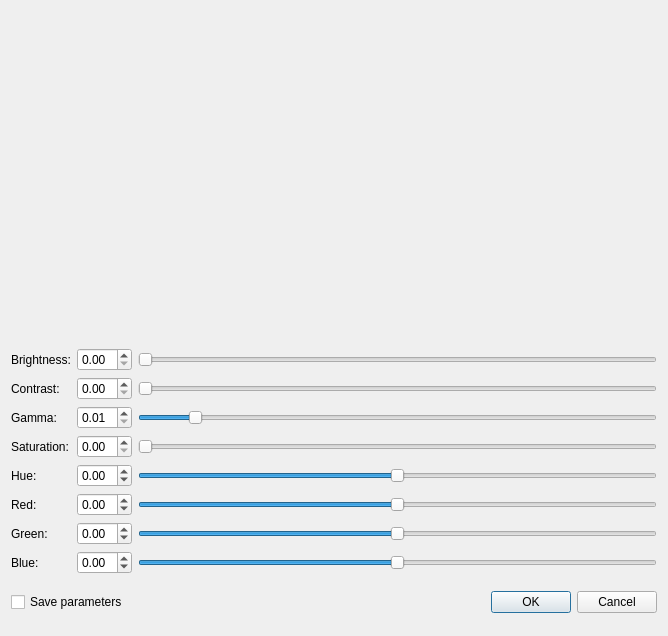
<?xml version="1.0" encoding="UTF-8"?>
<ui version="4.0">
 <class>ColorAdjDialog</class>
 <widget class="QDialog" name="ColorAdjDialog">
  <property name="windowModality">
   <enum>Qt::ApplicationModal</enum>
  </property>
  <property name="geometry">
   <rect>
    <x>0</x>
    <y>0</y>
    <width>668</width>
    <height>636</height>
   </rect>
  </property>
  <property name="windowTitle">
   <string>Color Adjust</string>
  </property>
  <layout class="QVBoxLayout" name="verticalLayout">
   <item>
    <layout class="QVBoxLayout" name="verticalLayout_2">
     <item>
      <layout class="QHBoxLayout" name="horizontalLayout">
       <item>
        <widget class="QLabel" name="labelSrc">
         <property name="sizePolicy">
          <sizepolicy hsizetype="Fixed" vsizetype="Fixed">
           <horstretch>0</horstretch>
           <verstretch>0</verstretch>
          </sizepolicy>
         </property>
         <property name="minimumSize">
          <size>
           <width>320</width>
           <height>320</height>
          </size>
         </property>
         <property name="text">
          <string/>
         </property>
        </widget>
       </item>
       <item>
        <widget class="QLabel" name="labelDst">
         <property name="sizePolicy">
          <sizepolicy hsizetype="Fixed" vsizetype="Fixed">
           <horstretch>0</horstretch>
           <verstretch>0</verstretch>
          </sizepolicy>
         </property>
         <property name="minimumSize">
          <size>
           <width>320</width>
           <height>320</height>
          </size>
         </property>
         <property name="text">
          <string/>
         </property>
        </widget>
       </item>
      </layout>
     </item>
     <item>
      <layout class="QGridLayout" name="gridLayout">
       <item row="1" column="1">
        <widget class="QDoubleSpinBox" name="doubleSpinBoxContrast">
         <property name="decimals">
          <number>2</number>
         </property>
         <property name="minimum">
          <double>0.000000000000000</double>
         </property>
         <property name="maximum">
          <double>2.000000000000000</double>
         </property>
         <property name="singleStep">
          <double>0.010000000000000</double>
         </property>
        </widget>
       </item>
       <item row="0" column="1">
        <widget class="QDoubleSpinBox" name="doubleSpinBoxBrightness">
         <property name="decimals">
          <number>2</number>
         </property>
         <property name="minimum">
          <double>0.000000000000000</double>
         </property>
         <property name="maximum">
          <double>2.000000000000000</double>
         </property>
         <property name="singleStep">
          <double>0.010000000000000</double>
         </property>
        </widget>
       </item>
       <item row="3" column="0">
        <widget class="QLabel" name="labelSaturation">
         <property name="text">
          <string>Saturation:</string>
         </property>
        </widget>
       </item>
       <item row="6" column="0">
        <widget class="QLabel" name="labelGreen">
         <property name="text">
          <string>Green:</string>
         </property>
        </widget>
       </item>
       <item row="1" column="2">
        <widget class="QSlider" name="horizontalSliderContrast">
         <property name="minimum">
          <number>0</number>
         </property>
         <property name="maximum">
          <number>200</number>
         </property>
         <property name="orientation">
          <enum>Qt::Horizontal</enum>
         </property>
        </widget>
       </item>
       <item row="7" column="1">
        <widget class="QDoubleSpinBox" name="doubleSpinBoxBlue">
         <property name="decimals">
          <number>2</number>
         </property>
         <property name="minimum">
          <double>-1.000000000000000</double>
         </property>
         <property name="maximum">
          <double>1.000000000000000</double>
         </property>
         <property name="singleStep">
          <double>0.010000000000000</double>
         </property>
        </widget>
       </item>
       <item row="3" column="1">
        <widget class="QDoubleSpinBox" name="doubleSpinBoxSaturation">
         <property name="decimals">
          <number>2</number>
         </property>
         <property name="minimum">
          <double>0.000000000000000</double>
         </property>
         <property name="maximum">
          <double>2.000000000000000</double>
         </property>
         <property name="singleStep">
          <double>0.010000000000000</double>
         </property>
        </widget>
       </item>
       <item row="0" column="0">
        <widget class="QLabel" name="labelBrightness">
         <property name="text">
          <string>Brightness:</string>
         </property>
        </widget>
       </item>
       <item row="3" column="2">
        <widget class="QSlider" name="horizontalSliderSaturation">
         <property name="minimum">
          <number>0</number>
         </property>
         <property name="maximum">
          <number>200</number>
         </property>
         <property name="orientation">
          <enum>Qt::Horizontal</enum>
         </property>
        </widget>
       </item>
       <item row="2" column="0">
        <widget class="QLabel" name="labelGamma">
         <property name="text">
          <string>Gamma:</string>
         </property>
        </widget>
       </item>
       <item row="2" column="1">
        <widget class="QDoubleSpinBox" name="doubleSpinBoxGamma">
         <property name="minimum">
          <double>0.010000000000000</double>
         </property>
         <property name="maximum">
          <double>9.990000000000000</double>
         </property>
         <property name="singleStep">
          <double>0.010000000000000</double>
         </property>
        </widget>
       </item>
       <item row="5" column="1">
        <widget class="QDoubleSpinBox" name="doubleSpinBoxRed">
         <property name="decimals">
          <number>2</number>
         </property>
         <property name="minimum">
          <double>-1.000000000000000</double>
         </property>
         <property name="maximum">
          <double>1.000000000000000</double>
         </property>
         <property name="singleStep">
          <double>0.010000000000000</double>
         </property>
        </widget>
       </item>
       <item row="4" column="1">
        <widget class="QDoubleSpinBox" name="doubleSpinBoxHue">
         <property name="minimum">
          <double>-1.000000000000000</double>
         </property>
         <property name="maximum">
          <double>1.000000000000000</double>
         </property>
         <property name="singleStep">
          <double>0.010000000000000</double>
         </property>
        </widget>
       </item>
       <item row="6" column="1">
        <widget class="QDoubleSpinBox" name="doubleSpinBoxGreen">
         <property name="decimals">
          <number>2</number>
         </property>
         <property name="minimum">
          <double>-1.000000000000000</double>
         </property>
         <property name="maximum">
          <double>1.000000000000000</double>
         </property>
         <property name="singleStep">
          <double>0.010000000000000</double>
         </property>
        </widget>
       </item>
       <item row="1" column="0">
        <widget class="QLabel" name="labelContrast">
         <property name="text">
          <string>Contrast:</string>
         </property>
        </widget>
       </item>
       <item row="6" column="2">
        <widget class="QSlider" name="horizontalSliderGreen">
         <property name="minimum">
          <number>-100</number>
         </property>
         <property name="maximum">
          <number>100</number>
         </property>
         <property name="orientation">
          <enum>Qt::Horizontal</enum>
         </property>
        </widget>
       </item>
       <item row="5" column="0">
        <widget class="QLabel" name="labelRed">
         <property name="text">
          <string>Red:</string>
         </property>
        </widget>
       </item>
       <item row="0" column="2">
        <widget class="QSlider" name="horizontalSliderBrightness">
         <property name="minimum">
          <number>0</number>
         </property>
         <property name="maximum">
          <number>200</number>
         </property>
         <property name="orientation">
          <enum>Qt::Horizontal</enum>
         </property>
        </widget>
       </item>
       <item row="5" column="2">
        <widget class="QSlider" name="horizontalSliderRed">
         <property name="minimum">
          <number>-100</number>
         </property>
         <property name="maximum">
          <number>100</number>
         </property>
         <property name="orientation">
          <enum>Qt::Horizontal</enum>
         </property>
        </widget>
       </item>
       <item row="7" column="2">
        <widget class="QSlider" name="horizontalSliderBlue">
         <property name="minimum">
          <number>-100</number>
         </property>
         <property name="maximum">
          <number>100</number>
         </property>
         <property name="orientation">
          <enum>Qt::Horizontal</enum>
         </property>
        </widget>
       </item>
       <item row="2" column="2">
        <widget class="QSlider" name="horizontalSliderGamma">
         <property name="minimum">
          <number>1</number>
         </property>
         <property name="maximum">
          <number>999</number>
         </property>
         <property name="value">
          <number>100</number>
         </property>
         <property name="orientation">
          <enum>Qt::Horizontal</enum>
         </property>
        </widget>
       </item>
       <item row="7" column="0">
        <widget class="QLabel" name="labelBlue">
         <property name="text">
          <string>Blue:</string>
         </property>
        </widget>
       </item>
       <item row="4" column="0">
        <widget class="QLabel" name="labelHue">
         <property name="text">
          <string>Hue:</string>
         </property>
        </widget>
       </item>
       <item row="4" column="2">
        <widget class="QSlider" name="horizontalSliderHue">
         <property name="minimum">
          <number>-100</number>
         </property>
         <property name="maximum">
          <number>100</number>
         </property>
         <property name="orientation">
          <enum>Qt::Horizontal</enum>
         </property>
        </widget>
       </item>
      </layout>
     </item>
    </layout>
   </item>
   <item>
    <layout class="QHBoxLayout" name="horizontalLayout_2">
     <item>
      <widget class="QCheckBox" name="checkBoxSavePref">
       <property name="text">
        <string>Save parameters</string>
       </property>
      </widget>
     </item>
     <item>
      <spacer name="horizontalSpacer">
       <property name="orientation">
        <enum>Qt::Horizontal</enum>
       </property>
       <property name="sizeHint" stdset="0">
        <size>
         <width>40</width>
         <height>20</height>
        </size>
       </property>
      </spacer>
     </item>
     <item>
      <widget class="QDialogButtonBox" name="buttonBox">
       <property name="orientation">
        <enum>Qt::Horizontal</enum>
       </property>
       <property name="standardButtons">
        <set>QDialogButtonBox::Cancel|QDialogButtonBox::Ok</set>
       </property>
      </widget>
     </item>
    </layout>
   </item>
  </layout>
 </widget>
 <tabstops>
  <tabstop>doubleSpinBoxBrightness</tabstop>
  <tabstop>doubleSpinBoxContrast</tabstop>
  <tabstop>doubleSpinBoxGamma</tabstop>
  <tabstop>doubleSpinBoxSaturation</tabstop>
  <tabstop>doubleSpinBoxHue</tabstop>
  <tabstop>doubleSpinBoxRed</tabstop>
  <tabstop>doubleSpinBoxGreen</tabstop>
  <tabstop>doubleSpinBoxBlue</tabstop>
  <tabstop>checkBoxSavePref</tabstop>
  <tabstop>horizontalSliderBrightness</tabstop>
  <tabstop>horizontalSliderContrast</tabstop>
  <tabstop>horizontalSliderGamma</tabstop>
  <tabstop>horizontalSliderSaturation</tabstop>
  <tabstop>horizontalSliderHue</tabstop>
  <tabstop>horizontalSliderRed</tabstop>
  <tabstop>horizontalSliderGreen</tabstop>
  <tabstop>horizontalSliderBlue</tabstop>
 </tabstops>
 <resources/>
 <connections>
  <connection>
   <sender>buttonBox</sender>
   <signal>accepted()</signal>
   <receiver>ColorAdjDialog</receiver>
   <slot>accept()</slot>
   <hints>
    <hint type="sourcelabel">
     <x>248</x>
     <y>254</y>
    </hint>
    <hint type="destinationlabel">
     <x>157</x>
     <y>274</y>
    </hint>
   </hints>
  </connection>
  <connection>
   <sender>buttonBox</sender>
   <signal>rejected()</signal>
   <receiver>ColorAdjDialog</receiver>
   <slot>reject()</slot>
   <hints>
    <hint type="sourcelabel">
     <x>316</x>
     <y>260</y>
    </hint>
    <hint type="destinationlabel">
     <x>286</x>
     <y>274</y>
    </hint>
   </hints>
  </connection>
 </connections>
</ui>
